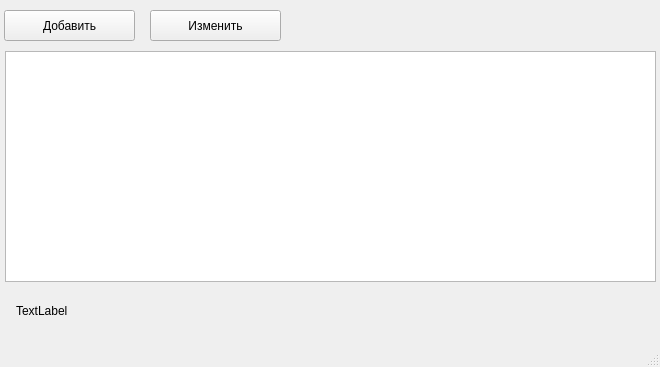
<?xml version="1.0" encoding="UTF-8"?>
<ui version="4.0">
 <class>MainWindow</class>
 <widget class="QMainWindow" name="MainWindow">
  <property name="geometry">
   <rect>
    <x>0</x>
    <y>0</y>
    <width>660</width>
    <height>367</height>
   </rect>
  </property>
  <property name="windowTitle">
   <string>MainWindow</string>
  </property>
  <widget class="QWidget" name="centralwidget">
   <widget class="QTableWidget" name="tableWidget">
    <property name="geometry">
     <rect>
      <x>5</x>
      <y>51</y>
      <width>651</width>
      <height>231</height>
     </rect>
    </property>
   </widget>
   <widget class="QPushButton" name="pushButton">
    <property name="geometry">
     <rect>
      <x>4</x>
      <y>10</y>
      <width>131</width>
      <height>31</height>
     </rect>
    </property>
    <property name="text">
     <string>Добавить</string>
    </property>
   </widget>
   <widget class="QPushButton" name="pushButton_2">
    <property name="geometry">
     <rect>
      <x>150</x>
      <y>10</y>
      <width>131</width>
      <height>31</height>
     </rect>
    </property>
    <property name="text">
     <string>Изменить</string>
    </property>
   </widget>
   <widget class="QLabel" name="label">
    <property name="geometry">
     <rect>
      <x>16</x>
      <y>300</y>
      <width>641</width>
      <height>21</height>
     </rect>
    </property>
    <property name="cursor">
     <cursorShape>UpArrowCursor</cursorShape>
    </property>
    <property name="text">
     <string>TextLabel</string>
    </property>
   </widget>
  </widget>
  <widget class="QMenuBar" name="menubar">
   <property name="geometry">
    <rect>
     <x>0</x>
     <y>0</y>
     <width>660</width>
     <height>21</height>
    </rect>
   </property>
  </widget>
  <widget class="QStatusBar" name="statusbar"/>
 </widget>
 <resources/>
 <connections/>
</ui>
